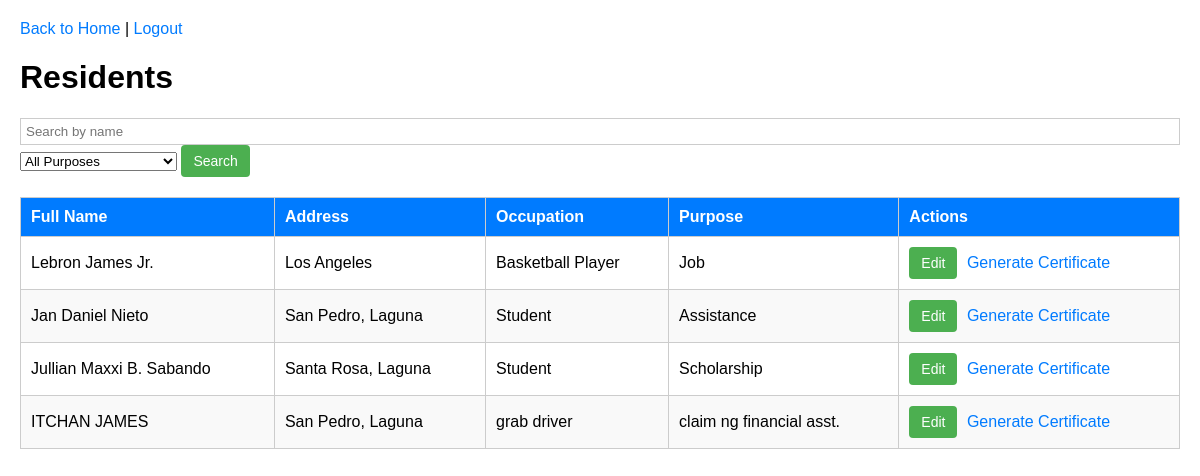
Page /residents on the committed database.
### app.py (models this page shows, shortened)
class Resident(db.Model):
    id = db.Column(db.Integer, primary_key=True)
    full_name = db.Column(db.String(100), nullable=False)
    address = db.Column(db.String(200), nullable=False)
    occupation = db.Column(db.String(100), nullable=False)
    purpose = db.Column(db.String(200), nullable=False)
    date_requested = db.Column(db.DateTime, default=datetime.utcnow)
    date_issued = db.Column(db.DateTime)
    status = db.Column(db.String(20), default='pending')  # 'pending', 'approved', 'rejected'

### app.py (the view)
@app.route('/residents', methods=['GET'])
def index():
    query = request.args.get('query', '')
    purpose_filter = request.args.get('purpose', '')
    residents = Resident.query.filter_by(status="approved")
    if query:
        residents = residents.filter(Resident.full_name.contains(query))
    if purpose_filter:
        residents = residents.filter(Resident.purpose == purpose_filter)
    residents = residents.all()
    purposes = [purpose[0] for purpose in db.session.query(Resident.purpose).distinct().all()]
    return render_template(
        'index.html',
        residents=residents,
        query=query,
        purpose_filter=purpose_filter,
        purposes=purposes,
    )

### app.py (called while the page is built)
@app.before_request
def restrict_access():
    if current_user.is_authenticated:
        restricted_routes = {
            'admin': [],
            'user': ['delete_resident', 'manage_users'],
        }
        if current_user.role not in restricted_routes:
            return
        if request.endpoint in restricted_routes.get(current_user.role, []):
            flash('You are not authorized to access this page.', 'danger')
            return redirect(url_for('home_screen'))

### templates/index.html (shortened to what this page needs)
<!DOCTYPE html>
<html lang="en">
<head>
</head>
<body>
    <div class="header">
        <a href="{{ url_for('home_screen') }}">Back to Home</a> |
        <a href="{{ url_for('logout') }}">Logout</a>
    </div>
    <h1>Residents</h1>
    <form method="GET" action="{{ url_for('index') }}">
        <input type="text" name="query" placeholder="Search by name" value="{{ query }}">
        <select name="purpose">
            <option value="">All Purposes</option>
        </select>
        <button type="submit">Search</button>
    </form>
    <table>
        <thead>
            <tr>
                <th>Full Name</th>
                <th>Address</th>
                <th>Occupation</th>
                <th>Purpose</th>
                <th>Actions</th>
            </tr>
        </thead>
        <tbody id="resident-table">
            {% for resident in residents %}
            <tr id="row-{{ resident.id }}">
                <td>
                    <span class="view-mode">{{ resident.full_name }}</span>
                </td>
                <td>
                    <span class="view-mode">{{ resident.address }}</span>
                </td>
                <td>
                    <span class="view-mode">{{ resident.occupation }}</span>
                </td>
                <td>
                    <span class="view-mode">{{ resident.purpose }}</span>
                </td>
                <td>
                    <button class="edit-btn" onclick="editRow({{ resident.id }})">Edit</button>
                    <a href="{{ url_for('generate', id=resident.id) }}">Generate Certificate</a>
                </td>
            </tr>
            {% endfor %}
        </tbody>
    </table>
</body>
</html>

### templates/index.html (style rules this page uses)
a { text-decoration: none; color: #007BFF; }
body { font-family: Arial, sans-serif; margin: 20px; }
button { padding: 8px 12px; background-color: #4CAF50; color: white; border: none; border-radius: 4px; cursor: pointer; font-size: 14px; }
table { width: 100%; border-collapse: collapse; margin-top: 20px; }
th, td { border: 1px solid #ccc; padding: 10px; text-align: left; }
th { background-color: #007BFF; color: white; }
tr:nth-child(even) { background-color: #f9f9f9; }
input[type="text"] { padding: 5px; border: 1px solid #ccc; width: 100%; box-sizing: border-box; }
.edit-btn, .save-btn { margin-right: 5px; }

### rows in the picture
Resident: full_name "Lebron James Jr.", address "Los Angeles", occupation "Basketball Player", purpose "Job"
Resident: full_name "Jan Daniel Nieto", address "San Pedro, Laguna", occupation "Student", purpose "Assistance"
Resident: full_name "Jullian Maxxi B. Sabando", address "Santa Rosa, Laguna", occupation "Student", purpose "Scholarship"
Resident: full_name "ITCHAN JAMES", address "San Pedro, Laguna", occupation "grab driver", purpose "claim ng financial asst."
